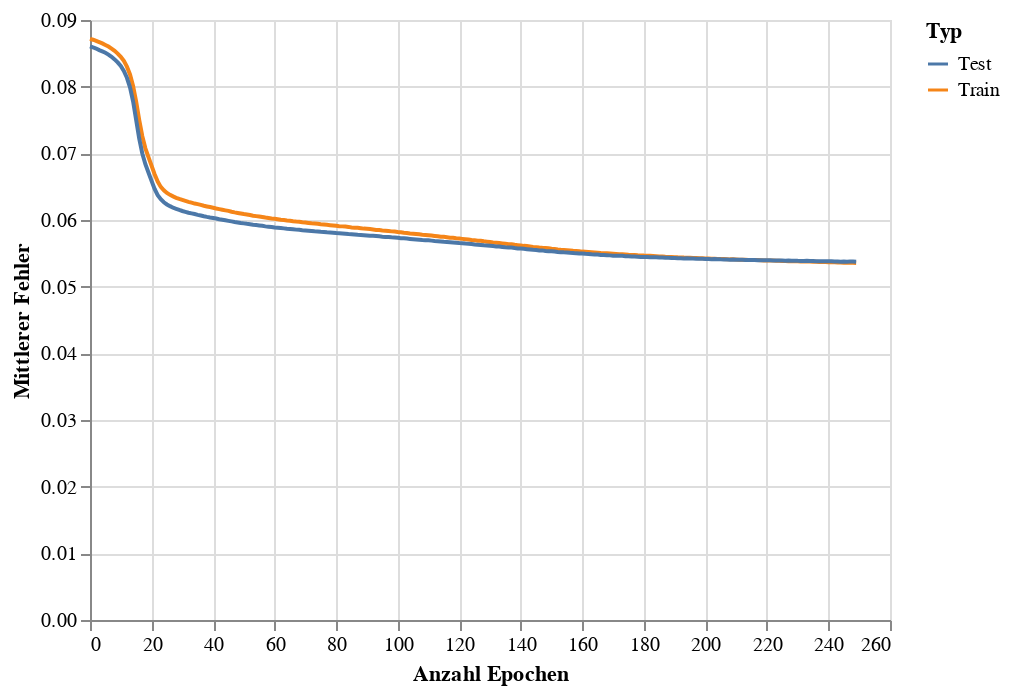

Notebook source saved alongside this figure:
### Code cell
train_eval_loss_chart = alt.Chart(loss_df).mark_line().encode(
    x = alt.X('Epoch', title='Anzahl Epochen'),
    y = alt.Y('Loss',title='Mittlerer Fehler'),
    color = alt.Color('Type',title='Typ')
)
train_eval_loss_chart

### Figure 1 — Vega-Lite specification as saved in the notebook (floating-point values rounded to 4 significant figures; data arrays with more than 128 entries replaced by an {"elided": "..."} marker saying what was removed)
{"config": {"view": {"continuousWidth": 400, "continuousHeight": 300}}, "data": {"name": "data-43323fa0d5dc040b19af180ae384a89e"}, "mark": "line", "encoding": {"color": {"field": "Type", "title": "Typ", "type": "nominal"}, "x": {"field": "Epoch", "title": "Anzahl Epochen", "type": "quantitative"}, "y": {"field": "Loss", "title": "Mittlerer Fehler", "type": "quantitative"}}, "$schema": "https://vega.github.io/schema/vega-lite/v4.17.0.json", "datasets": {"data-43323fa0d5dc040b19af180ae384a89e": {"elided": "500 records"}}}
